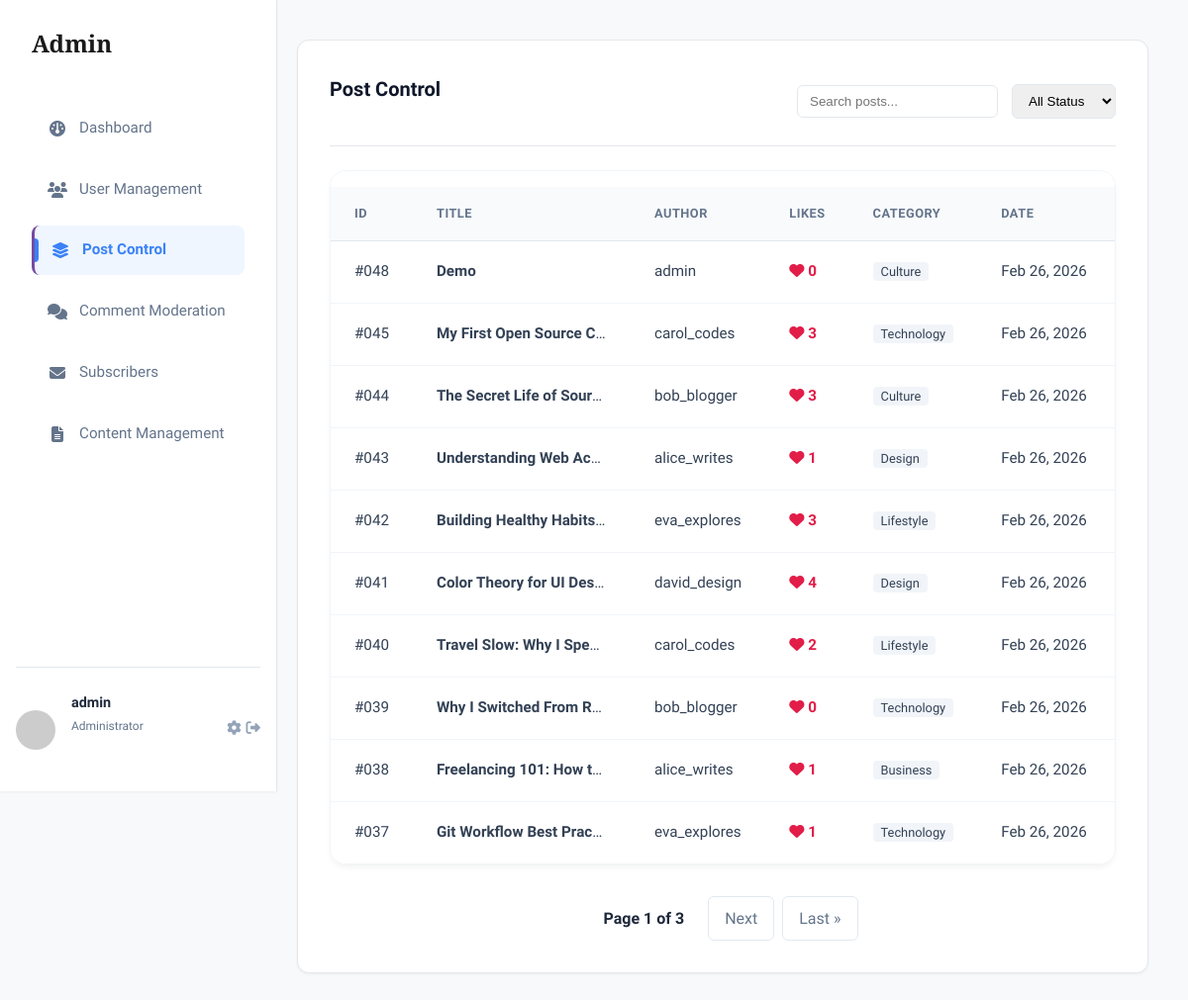
Before: /admin-dashboard/posts/ (signed in) with the older database file.
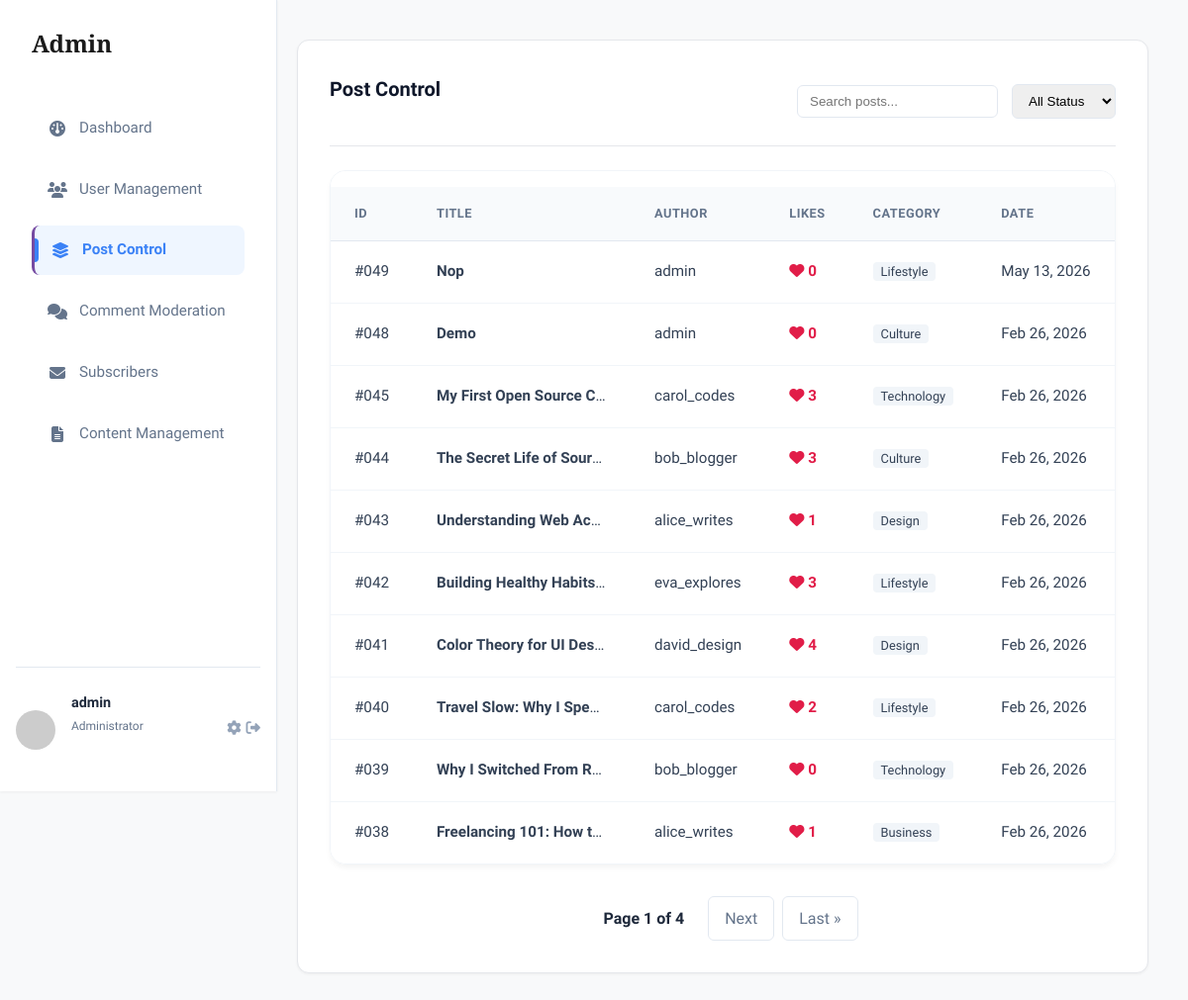
After: the same page with the newer database file.
### myapp/models.py (models this page shows, shortened)
class Post(models.Model):
    CATEGORY_CHOICES = [
        ('technology', 'Technology'),
        ('lifestyle', 'Lifestyle'),
        ('design', 'Design'),
        ('culture', 'Culture'),
        ('business', 'Business'),
        ('other', 'Other'),
    ]
    author = models.ForeignKey(User, on_delete=models.CASCADE)
    title = models.CharField(max_length=200)
    content = models.TextField()
    image = models.ImageField(upload_to='blog_images/', blank=True, null=True)
    category = models.ForeignKey(Category, on_delete=models.SET_NULL, null=True, related_name='posts')
    likes = models.ManyToManyField(User, related_name='blog_posts', blank=True)
    is_published = models.BooleanField(default=False)
    newsletter_sent = models.BooleanField(default=False)
    views_count = models.PositiveIntegerField(default=0)
    created_at = models.DateTimeField(auto_now_add=True)
    updated_at = models.DateTimeField(auto_now=True)
    tags = TaggableManager()
    class Meta:
        ordering = ['-created_at']
    def total_likes(self):
        return self.likes.count()

class Category(models.Model):
    name = models.CharField(max_length=100, unique=True)
    slug = models.SlugField(max_length=100, unique=True)
    description = models.TextField(blank=True)
    created_at = models.DateTimeField(auto_now_add=True)
    class Meta:
        verbose_name_plural = "Categories"
        ordering = ['name']

### myapp/views.py (the view)
# urls.py: path('admin-dashboard/posts/', views.admin_post_list,name='admin_post_list'),
@login_required
def admin_post_list(request):
    search_query = request.GET.get('q', '')
    status_filter = request.GET.get('status', '')
    posts_list = Post.objects.select_related(
        'category',
        'author'
    ).all().order_by('-created_at')
    if search_query:
        posts_list = posts_list.filter(title__icontains=search_query)
    if status_filter == 'published':
        posts_list = posts_list.filter(is_published=True)
    elif status_filter == 'draft':
        posts_list = posts_list.filter(is_published=False)
    page = request.GET.get('page', 1)
    paginator = Paginator(posts_list, 10)
    try:
        posts = paginator.page(page)
    except PageNotAnInteger:
        posts = paginator.page(1)
    except EmptyPage:
        posts = paginator.page(paginator.num_pages)
    context = {
        'posts': posts,
        'search_query': search_query,
        'status_filter': status_filter,
        'page_obj': posts,
    }
    return render(request, 'custom_admin/post_list.html', context)

### myapp/templates/custom_admin/post_list.html (shortened to what this page needs)
{% extends 'custom_admin/base.html' %}
{% block admin_content %}
<div class="admin-section">
    <div class="section-header">
        <h2>Post Control</h2>
        <form method="get" class="filter-controls">
            <input type="text" name="q" placeholder="Search posts..." value="{{ search_query }}"
                style="padding:8px 12px; border:1px solid #e2e8f0; border-radius:6px;">
            <select name="status"
                style="padding:8px 12px; border:1px solid #e2e8f0; border-radius:6px; margin-left:10px;">
                <option value="" {% if not status_filter %}selected{% endif %}>All Status</option>
            </select>
        </form>
    </div>
    <div class="table-container" style="overflow-x: auto;">
        <table class="admin-table" style="min-width: 700px;">
            <thead>
                <tr>
                    <th>ID</th>
                    <th>Title</th>
                    <th>Author</th>
                    <th>Likes</th>
                    <th>Category</th>
                    <th style="white-space:nowrap;">Date</th>
                    <th>Status</th>
                </tr>
            </thead>
            <tbody>
                {% for post in posts %}
                <tr>
                    <td style="white-space:nowrap;">#{{ post.id|stringformat:"03d" }}</td>
                    <td style="max-width:220px; white-space:nowrap; overflow:hidden; text-overflow:ellipsis;">
                        <strong>{{ post.title }}</strong>
                    </td>
                    <td style="white-space:nowrap;">{{ post.author.username }}</td>
                    <td>
                        <span style="font-weight:600; color:#e11d48;">
                            <i class="fas fa-heart"></i> {{ post.total_likes }}
                        </span>
                    </td>
                    <td>
                        <span
                            style="background:#f1f5f9; padding:2px 8px; border-radius:4px; font-size:0.8rem; white-space:nowrap;">
                            {% if post.category %}{{ post.category.name }}{% else %}—{% endif %}
                        </span>
                    </td>
                    <td style="white-space:nowrap;">{{ post.created_at|date:"M d, Y" }}</td>
                    <td>
                    </td>
                </tr>
                {% empty %}
                <tr>
                    <td colspan="8" style="text-align:center;">No posts found.</td>
                </tr>
                {% endfor %}
            </tbody>
        </table>
    </div>
    {% include 'includes/pagination.html' %}
</div>
{% endblock %}

### myapp/templates/custom_admin/base.html (shortened to what this page needs)
<!DOCTYPE html>
<html lang="en">
<head>
    <link rel="stylesheet" href="https://cdnjs.cloudflare.com/ajax/libs/font-awesome/6.4.0/css/all.min.css">
    {% load static %}
    <link rel="stylesheet" href="{% static 'css/style.css' %}">
</head>
<body class="admin-body">
    <div class="admin-layout">
        <aside class="admin-sidebar">
            <div class="sidebar-brand">
                <h2>Admin</h2>
            </div>
            <nav class="sidebar-nav">
                <a href="{% url 'admin_dashboard' %}"
                    class="nav-item {% if request.resolver_match.url_name == 'admin_dashboard' %}active{% endif %}">
                    <i class="fas fa-gauge"></i> Dashboard
                </a>
                <a href="{% url 'admin_users' %}"
                    class="nav-item {% if request.resolver_match.url_name == 'admin_users' %}active{% endif %}">
                    <i class="fas fa-users"></i> User Management
                </a>
                <a href="{% url 'admin_post_list' %}"
                    class="nav-item {% if request.resolver_match.url_name == 'admin_post_list' %}active{% endif %}">
                    <i class="fas fa-layer-group"></i> Post Control
                </a>
                <a href="{% url 'admin_comments' %}"
                    class="nav-item {% if request.resolver_match.url_name == 'admin_comments' %}active{% endif %}">
                    <i class="fas fa-comments"></i> Comment Moderation
                </a>
                <a href="{% url 'subscriber_list' %}"
                    class="nav-item {% if request.resolver_match.url_name == 'subscriber_list' %}active{% endif %}">
                    <i class="fas fa-envelope"></i> Subscribers
                </a>
                <a href="{% url 'admin_content' %}"
                    class="nav-item {% if request.resolver_match.url_name == 'admin_content' %}active{% endif %}">
                    <i class="fas fa-file-alt"></i> Content Management
                </a>
            </nav>
            <div class="sidebar-footer">
                <div class="admin-user">
                    <img src="https://ui-avatars.com/api/?name={{ user.username }}&background=6366f1&color=fff"
                        alt="Admin">
                    <div class="user-info">
                        <strong>{{ user.username }}</strong>
                        <span>Administrator</span>
                    </div>
                    <div style="display:flex; gap:5px;">
                        <a href="{% url 'edit_profile' %}" class="logout-btn" title="Edit Profile"><i
                                class="fas fa-cog"></i></a>
                        <a href="{% url 'logout' %}" class="logout-btn" title="Logout"
                            onclick="return confirm('Are you sure you want to logout?');"><i
                                class="fas fa-sign-out-alt"></i></a>
                    </div>
                </div>
            </div>
        </aside>
        <main class="admin-main">
            {% block admin_content %}{% endblock %}
        </main>
    </div>
</body>
</html>

### myapp/templates/includes/pagination.html (shortened to what this page needs)
{% if page_obj.has_other_pages %}
<div class="pagination-container" style="display: flex; justify-content: center; margin-top: 2rem;">
    <div class="pagination" style="display: flex; gap: 0.5rem; align-items: center;">
        <span class="current" style="padding: 0.5rem 1rem; font-weight: 600; color: #1e293b;">
            Page {{ page_obj.number }} of {{ page_obj.paginator.num_pages }}
        </span>
        {% if page_obj.has_next %}
        <a href="?page={{ page_obj.next_page_number }}{% if request.GET.q %}&q={{ request.GET.q }}{% endif %}"
            class="btn-pagination"
            style="padding: 0.5rem 1rem; border: 1px solid #e2e8f0; border-radius: 6px; text-decoration: none; color: #64748b;">Next</a>
        <a href="?page={{ page_obj.paginator.num_pages }}{% if request.GET.q %}&q={{ request.GET.q }}{% endif %}"
            class="btn-pagination"
            style="padding: 0.5rem 1rem; border: 1px solid #e2e8f0; border-radius: 6px; text-decoration: none; color: #64748b;">Last
            &raquo;</a>
        {% endif %}
    </div>
</div>
{% endif %}

Changed rows visible on the page:
no longer on this page (row unchanged): Post: id "037", title "Git Workflow Best Prac…", author.username "eva_explores", total_likes "1", category.name "Technology", created_at "Feb 26, 2026"
added Post: id "049", title "Nop", author.username "admin", total_likes "0", category.name "Lifestyle", created_at "May 13, 2026"
Other visible differences:
{{ page_obj.paginator.num_pages }}: "3" → "4"
